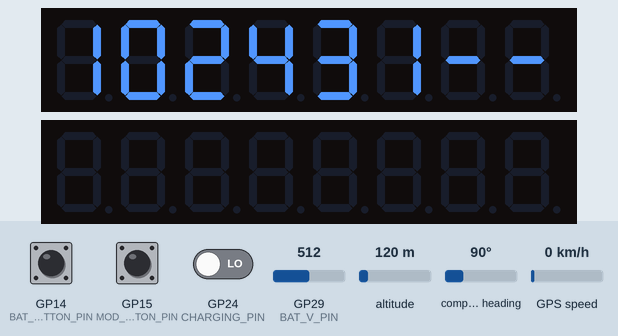
This program was run on a simulated Raspberry Pi Pico. Parts: 2 × 8-digit seven-segment display. Inputs (shaded band) come from the test bench; at power-on: GP14 (BAT_BUTTON_PIN) LOW, GP15 (MOD_BUTTON_PIN) LOW, GP24 (CHARGING_PIN) LOW, GP29 (BAT_V_PIN) = 512, altitude 120 m, compass heading 90°, GPS speed 0 km/h. The local clock reads 2024-03-15 10:24:30 at power-on unless the program sets it; the GPS gets a fix after 3 s at 37.7749, -122.4194 with 8 satellites.

Above: at 1.2 s.
1.3 s: GP14 (BAT_BUTTON_PIN) pulled HIGH for 0.15 s
At 3.1 s:
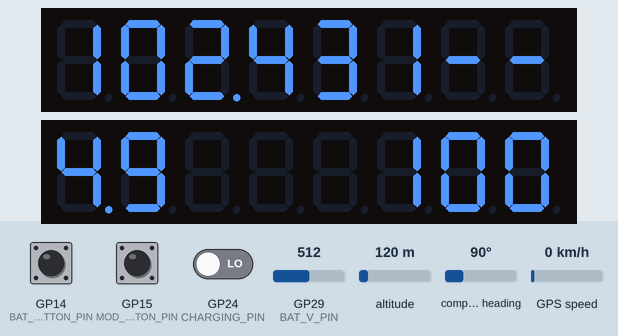
5.4 s: GP14 (BAT_BUTTON_PIN) pulled HIGH for 1 s
At 7.4 s:
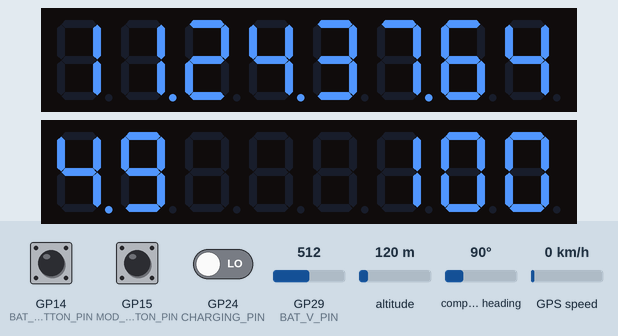
10.4 s: GP15 (MOD_BUTTON_PIN) pulled HIGH for 0.15 s
At 11.2 s:
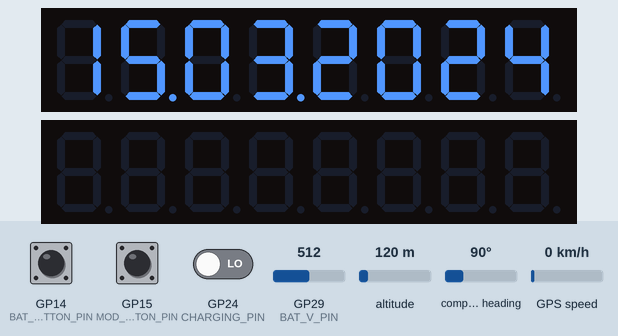
12.3 s: GP15 (MOD_BUTTON_PIN) pulled HIGH for 1 s
Timing chart, 0 to 15.3 s (numbered marks = the images above; inputs shaded):
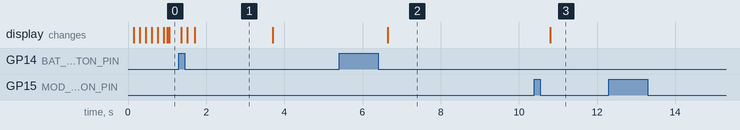

The program:

main.cpp
```cpp
#include <Arduino.h>
#include <TinyGPSPlus.h>
#include <SoftwareSerial.h>
#include <HardwareSerial.h>
#include <Wire.h>
#include "RTClib.h"

#include "config.h"
#include "MediumGPSPlus.h"
#include "LedControl.h"
#include "LEDDisplay.h"
#include "Button.h"
#include "battery_utils.h"
#include "button_handle_utils.h"
#include "sync_utils.h"
#include "state_types.h"

constexpr bool DEBUG = false;

RTC_DS3231 rtc;
MediumGPSPlus gps;
SoftwareSerial ss(RX_PIN, TX_PIN);
LEDDisplay display(CLK_PIN, CS_PIN, DIN_PIN, NUM_DEVICES);
Button batButton(BAT_BUTTON_PIN);
Button modButton(MOD_BUTTON_PIN);

void setup()
{
    Serial.begin(115200);

    Wire.setSDA(I2C_SDA);
    Wire.setSCL(I2C_SCL);
    Wire.begin();

    batButton.init();
    modButton.init();

    pinMode(BAT_V_PIN, INPUT);
    pinMode(CHARGING_PIN, INPUT);

    display.shutdown(0, false); // Turn off all digits in display

    while (!rtc.begin()) { display.showWord((char*)"HELP    "); }
}

void setup1() { ss.begin(9600); }

void loop()
{
    uint32_t millisNow;
    DateTime rtcTime;
    PreciseTime now;

    ChronoState chronograph;
    GPSSyncState gpsSync;

    Mode mode = Mode::TIME;

    while (true)
    {
        rtcTime = rtc.now();
        now.updateFromRTC(rtcTime);
        millisNow = millis();
        now.updatePrecise(millisNow);

        display.setIntensity(0, display.idxIntensity);
        display.loading = gpsSync.inProgress;
        display.showPreciseTime = gpsSync.synced;

        batButton.checkEvent();
        modButton.checkEvent();

        if (modButton.event == CLICK) { handleModButtonClick(&mode, &chronograph, now); }
        if (modButton.event == DOUBLE_CLICK) { mode = (mode == Mode::TIME) ? Mode::CHRONO : Mode::TIME; }
        if (modButton.event == HOLD || gpsSync.due) { gpsSync.handleSyncDue(millisNow); }

        if (batButton.event == CLICK) { handleBatButtonClick(display); }
        if (batButton.event == DOUBLE_CLICK) { display.iterateIntensity(); }
        if (batButton.event == HOLD) { chronograph.reset(); }

        gpsSync.due = (millisNow - gpsSync.millisAtLastSync) > MS_BETWEEN_SYNCS;
        if (gpsSync.inProgress) { handleSyncCore0(&rtc, &gpsSync, millisNow); }

        switch (mode)
        {
            case Mode::TIME:
                display.showTime(now);
                break;
            case Mode::CHRONO:
                if (chronograph.running) { chronograph.update(now); }
                display.showTime(chronograph.currentTime);
                break;
            case Mode::DATE:
                display.showDate(now);
                break;
            default:
                display.showWord((char*)"HELP    ");
                break;
        }
    }
}

void loop1() { handleSyncCore1(&ss, &gps); }
```

Button.h
```cpp
#pragma once
#include <Arduino.h>

constexpr uint32_t MS_DEBOUNCE = 20;   // Debounce (press) milliseconds
constexpr uint32_t MS_HOLD = 1000;     // Hold milliseconds
constexpr uint32_t MS_DCGAP = 250;     // Double click gap milliseconds
constexpr uint32_t MS_LONGHOLD = 3000; // Long hold milliseconds

class Button {
    public:
        /*!
            @brief Create button instance with pin number and set Arduino pinMode.
        */
        Button(int pin);

        /*!
            @brief Set Arduino pinMode.
        */
        void init();

        /*!
            @brief Check what kind of event is happening with the button.
        */
        void checkEvent();

        int event;

    private:
        int pin;

        bool state;   // value read from button
        bool prevState;  // buffered value of the button's previous state
        bool DCwaiting;  // whether we're waiting for a double click (down)
        bool DConUp;     // whether to register a double click on next release, or whether to wait and click
        bool singleOK;    // whether it's OK to do a single click
        long downTime;         // time the button was pressed down
        long upTime;           // time the button was released
        bool ignoreUp;   // whether to ignore the button release because the click+hold was triggered
        bool waitForUp;        // when held, whether to wait for the up event
        bool holdEventPast;    // whether or not the hold event happened already
        bool longHoldEventPast;// whether or not the long hold event happened already

};
```

LEDDisplay.h
```cpp
#pragma once
#include <LedControl.h>
#include <TinyGPSPlus.h>
#include <PreciseTime.h>

#define MS_SHOW 2000
#define MS_DP_SWITCH 150

class LEDDisplay: public LedControl {

    using LedControl::LedControl;

    public:
        /*!
            @brief Show time on LED display.
            @param dateTime precise time object
        */
        void showTime(PreciseTime dateTime);

        /*!
            @brief Show date on LED display.
            @param dateTime precise time object
        */
        void showDate(PreciseTime dateTime);

        /*!
            @brief Show voltage on LED display.
            @param voltage battery voltage
            @param SOC battery state-of-charge
        */
        void showBattery(float voltage, int SOC, int charging);

        /*!
            @brief Show 8 char string on LED display.
            *	'0','1','2','3','4','5','6','7','8','9','0',
            *  'A','b','c','d','E','F','H','L','P',
            *  '.','-','_',' '
            @param word "[word]" of 8 chars
        */
        void showWord(char word[8]);

        /*!
            @brief Iterate the intensity index
        */
        void iterateIntensity();

        unsigned int idxIntensity = 1;
        bool loading;
        bool showPreciseTime;

    private:
        int loadingIdx = 0;
        unsigned long tSinceDP;
        int DPTime[8] = {0, 0, 1, 0, 1, 0, 1, 0};
        int DPDate[8] = {0, 0, 0, 0, 1, 0, 1, 0};
        int intensities[3] = {1, 5, 15};
};
```

MediumGPSPlus.h
```cpp
#pragma once
#include <TinyGPSPlus.h>

class MediumGPSPlus: public TinyGPSPlus
{
    private:
        int offset;

    public:
        MediumGPSPlus();
        /*!
            @brief Basic check on validity (not 2080).
        */
        void validate();

        /*!
            @brief Calculate daylight savings offset.
        */
        void setOffset();

        /*!
            @brief Print time to serial monitor.
        */
        void printTime();

        /*!
            @brief Convert time into unix epoch in seconds.
        */
        uint32_t unixTime();
        int valid;
        uint32_t previousUnixTime = 0;
};
```

PreciseTime.h
```cpp
#pragma once
#include <RTClib.h>

class PreciseTime: public DateTime {
    using DateTime::DateTime;

    public:
        // Store time in array for easy iteration over digits
        uint8_t timeArr[8];
        uint8_t dateArr[8];
        uint8_t cs;

        // For counting the precise measurements
        uint8_t currentSec = 0;
        uint32_t millisAtSecChange;

        /*!
            @brief Count up the centiseconds so far into the second
        */
        void updatePrecise(uint32_t millisNow);

        /*!
            @brief Expand time into array of single digits.
        */
        void setTimeArr();

        /*!
            @brief Expand date into array of single digits.
        */
        void setDateArr();

        /*!
            @brief Copy time from RTC
        */
        void updateFromRTC(DateTime rtcTime);

        /*!
            @brief Print the time to the Serial monitor
        */
       void print();
};

extern const PreciseTime zeroTime;
```

battery_utils.h
```cpp
#pragma once
#define BAT_FULL 4.2f
#define BAT_EMPT 2.8f


/*!
    @brief Convert ADC reading into voltage.
    @param reading ADC reading (0-1023)
*/
float voltage(int reading);

/*!
    @brief Convert battery voltage into state-of-charge (SOC).
    @param voltage Battery voltage
*/
int SOC(float voltage);
```

button_handle_utils.h
```cpp
#pragma once
#include "config.h"
#include "LEDDisplay.h"
#include "battery_utils.h"
#include "state_types.h"
#include "PreciseTime.h"

/*!
    @brief Switches between time/date display, or passes on to chronograph handle.
    @param mode current clock mode
    @param chronograph chronograph state
    @param now PreciseTime instance for passing into chronograph
*/
void handleModButtonClick(Mode *mode, ChronoState *chronograph, PreciseTime now);

/*!
    @brief Calculate voltage and SOC and display.
    @param display LED display instance
*/
void handleBatButtonClick(LEDDisplay display);
```

state_types.h
```cpp
#pragma once
#include "PreciseTime.h"

struct ChronoState
{
    bool started = false;
    bool running = false;
    uint32_t spentPaused = 0;
    PreciseTime startTime = zeroTime;
    PreciseTime stopTime = zeroTime;
    PreciseTime currentTime = zeroTime;

    /*!
        @brief Handle the chronograph function on button click
        @param now current precise time
    */
    void handleClick(PreciseTime now);

    /*!
        @brief Set the states to start the chronograph
        @param now current precise time
    */
    void start(PreciseTime now);

    /*!
        @brief Update the chronograph time state using the current time
        @param now current precise time
    */
    void update(PreciseTime now);

    /*!
        @brief Reset all the chronograph states
    */
    void reset();
};

struct GPSSyncState
{
    bool due;
    bool inProgress = true;
    bool synced = false;
    bool firstSync = true;
    uint32_t millisAtLastSync;
    uint32_t millisAtSyncStart;
    uint32_t gpsUnixTime;

    /*!
        @brief Set states accordingly when sync is due or button pressed
        @param millisNow current milliseconds
    */
    void handleSyncDue(uint32_t millisNow);

    /*!
        @brief Set states accordingly when sync is successful
        @param millisNow current milliseconds
    */
    void setSynced(uint32_t millisNow);

    /*!
        @brief Set states accordingly when sync is unsuccessful
        @param millisNow current milliseconds
    */
    void setUnsynced(uint32_t millisNow);
};

enum class Mode
{
    TIME,
    DATE,
    CHRONO
};

enum ButtonEvent
{
    CLICK = 1,
    DOUBLE_CLICK = 2,
    HOLD = 3
};
```

sync_utils.h
```cpp
#include "state_types.h"
#include "config.h"

#include "MediumGPSPlus.h"
#include "SoftwareSerial.h"

/*!
    @brief Core 0 side of GPS sync handling
    @param rtc RTC instance
    @param gpsSync GPS sync state
    @param millisNow milliseconds now
*/
void handleSyncCore0(RTC_DS3231 *rtc, GPSSyncState *gpsSync, uint32_t millisNow);

/*!
    @brief Core 1 side of GPS sync handling
    @param ss Software Serial instance
    @param gps MediumGPSPlus instance
*/
void handleSyncCore1(SoftwareSerial *ss, MediumGPSPlus *gps);
```

Button.cpp
```cpp
#include <Button.h>
#include <Arduino.h>

Button::Button(int pin)
{
    this->pin = pin;
}

void Button::init()
{
    pinMode(pin, INPUT);

    state = HIGH;
    prevState = HIGH;
    DCwaiting = false;
    DConUp = false;
    singleOK = true;
    downTime = -1;
    upTime = -1;
    ignoreUp = false;
    waitForUp = false;
    holdEventPast = false;
    longHoldEventPast = false;

}

void Button::checkEvent()
{

    event = 0;
    state = digitalRead(pin);

    // Button pressed down
    if (state == HIGH && prevState == LOW && (millis() - upTime) > MS_DEBOUNCE)
    {
        downTime = millis();
        ignoreUp = false;
        waitForUp = false;
        singleOK = true;
        holdEventPast = false;
        longHoldEventPast = false;
        if ((millis()-upTime) < MS_DCGAP && DConUp == false && DCwaiting == true)  { DConUp = true; }
        else { DConUp = false; }
        DCwaiting = false;
    }
    // Button released
    else if (state == LOW && prevState == HIGH && (millis() - downTime) > MS_DEBOUNCE)
    {
        if (!ignoreUp)
        {
            upTime = millis();
            if (DConUp == false) { DCwaiting = true; }
            else
            {
                event = 2;
                DConUp = false;
                DCwaiting = false;
                singleOK = false;
            }
        }
    }
    // Test for normal click event: MS_DCGAP expired
    if (state == LOW && (millis()-upTime) >= MS_DCGAP && DCwaiting == true && DConUp == false && singleOK == true && event != 2)
    {
        event = 1;
        DCwaiting = false;
    }
    // Test for hold
    if (state == HIGH && (millis() - downTime) >= MS_HOLD) {
        // Trigger "normal" hold
        if (!holdEventPast)
        {
            event = 3;
            waitForUp = true;
            ignoreUp = true;
            DConUp = false;
            DCwaiting = false;
            //downTime = millis();
            holdEventPast = true;
        }
        // Trigger "long" hold
        if ((millis() - downTime) >= MS_LONGHOLD)
        {
            if (!longHoldEventPast)
            {
                event = 4;
                longHoldEventPast = true;
            }
        }
    }
    prevState = state;
}
```

LEDDisplay.cpp
```cpp
#include <LEDDisplay.h>

void LEDDisplay::showTime(PreciseTime dateTime)
{
    int digitEnd = 0;
    if (!showPreciseTime) // Hide precise display if not synced
    {
        setChar(0, 0, '-', false);
        setChar(0, 1, '-', false);
        digitEnd = 2;
    }

    for (int i = sizeof(dateTime.timeArr) - 1; i >= digitEnd; i--)
    {
        if (loading)
        {
            setDigit(0, i, (byte)dateTime.timeArr[i], loadingIdx == i ? true : false);

            if (millis() - tSinceDP > MS_DP_SWITCH)
            {
                if (loadingIdx == 0) { loadingIdx = 7; }
                else { loadingIdx--; }
                tSinceDP = millis();
            }
        }
        else
        {
            setDigit(0, i, (byte)dateTime.timeArr[i], DPTime[i]);
        }
    }
}

void LEDDisplay::showDate(PreciseTime dateTime)
{
    for (int i = sizeof(dateTime.dateArr) - 1; i >= 0; i--)
    {
        setDigit(0, i, (byte)dateTime.dateArr[i], DPDate[i]);
    }
}

void LEDDisplay::showBattery(float voltage, int SOC, int charging)
{
    clearDisplay(0);

    // Separate across decimal point
    int vInt = (int)voltage;
    int vDec = (int)((voltage - vInt) * 10);

    int mod = -1;
    int i = 0;

    // Extract digits: check if SOC > 0, perform the modulo, and then divide by 10
    for (; SOC > 0; SOC /= 10, i++)
    {
        mod = SOC % 10;
        setDigit(0, i, (byte)mod, false);
    }

    // Display voltage on left
    setDigit(0, 7, (byte)vInt, true);
    setDigit(0, 6, (byte)vDec, false);

    if (charging)
    {
        for (int j = 5; j >= i-1; j--)
        {
            delay(MS_SHOW / (7-i));
            setChar(0, j, '-', false);
        }

    }
    else { delay(MS_SHOW); }
}

void LEDDisplay::showWord(char word[8])
{
    // if (sizeof(word) > 8) { return; }

    for (int i = 7; i >= 0; i--) {
        setChar(0, i, word[7-i], false);
    }
}

void LEDDisplay::iterateIntensity()
{
    if (idxIntensity == 2) { idxIntensity = 0; }
    else { idxIntensity++; }

    // setIntensity(0, intensities[idxIntensity]);
}
```

MediumGPSPlus.cpp
```cpp
#include <MediumGPSPlus.h>

MediumGPSPlus::MediumGPSPlus()
{
    valid = 0;
    offset = 0;
}

void MediumGPSPlus::printTime()
{

    Serial.print(F("  Date/Time: "));

    if (true)
    {
        Serial.print(date.day());
        Serial.print(F("/"));
        Serial.print(date.month());
        Serial.print(F("/"));
        Serial.print(date.year());
        Serial.print(F(" "));
        if (time.hour() + offset < 10) Serial.print(F("0"));
        Serial.print(time.hour() + offset);
        Serial.print(F(":"));
        if (time.minute() < 10) Serial.print(F("0"));
        Serial.print(time.minute());
        Serial.print(F(":"));
        if (time.second() < 10) Serial.print(F("0"));
        Serial.print(time.second());
        Serial.print(F("."));
        if (time.centisecond() < 10) Serial.print(F("0"));
        Serial.print(time.centisecond());
    }
    else
    {
        Serial.print(F("0/0/0000 00:00:00.00"));
    }

    Serial.println();
}

void MediumGPSPlus::validate()
{
    // Date comes through as 2080 prematurely
    // Janky
    if (date.isValid() && date.year() < 2080)
    {
        // digitalWrite(LED_BUILTIN, HIGH);
        valid = 1;
    }
    else
    {
        // digitalWrite(LED_BUILTIN, LOW);
        valid = 0;
    }
}

void MediumGPSPlus::setOffset()
{
    if (valid)
    {
        int y = date.year() - 2000;
        int x = (y + y/4 + 2) % 7; // remainder will identify which day of month

        // ************* Begins on first Sunday of Mar @ 1:00 AM ************
        if (date.month() == 3 && date.day() == (14 - x) && time.hour() >= 2)
        {
            offset = 1;
        }
        if (date.month() == 3 && date.day() > (14 - x) || date.month() > 3)
        {
            offset = 1;
        }
        // ************* Ends on last Sunday of Oct @ 2:00 AM ************
        if (date.month() == 10 && date.day() == (31 - x) && time.hour() >= 2)
        {
            offset = 0;
        }

        if (date.month() == 10 && date.day() > (31 - x) || date.month() > 10 || date.month() < 3)
        {
            offset = 0;
        }
    }
    else
    {
        offset = 0;
    }

}

uint32_t MediumGPSPlus::unixTime()
{
    int year = date.year();       // e.g. 2025
    int month = date.month();     // 1-12
    int day = date.day();         // 1-31
    int hour = time.hour();       // 0-23
    int minute = time.minute();   // 0-59
    int second = time.second();   // 0-59

    // Days since 1970/01/01 using Zeller's Congruence (basic version)
    const int days_in_month[] = {31,28,31,30,31,30,31,31,30,31,30,31};
    unsigned long days = 0;

    for (int y = 1970; y < year; y++)
    {
        days += (y % 4 == 0 && (y % 100 != 0 || y % 400 == 0)) ? 366 : 365;
    }

    for (int m = 1; m < month; m++)
    {
        days += days_in_month[m - 1];
        if (m == 2 && (year % 4 == 0 && (year % 100 != 0 || year % 400 == 0)))
        {
            days += 1; // leap year February
        }
    }

    days += day - 1; // current day

    uint32_t totalSeconds =
        days * 86400UL +
        (hour+offset) * 3600UL +
        minute * 60UL +
        second;

    return totalSeconds;
}
```

battery_utils.cpp
```cpp
#include <battery_utils.h>

float voltage(int reading)
{
    return reading * 3.0f * (3.3f / 1024.0f);
}

int SOC(float voltage)
{
    int SOC =  100 * ((voltage - BAT_EMPT) / (BAT_FULL - BAT_EMPT));

    if (SOC > 100) { return 100; }
    return SOC;
}
```

Source omitted: PreciseTime.cpp (2525 bytes), button_handle.utils.cpp (625 bytes), state_types.cpp (1160 bytes), sync_utils.cpp (1994 bytes), config.h (670 bytes)

Measured:
- after the input at 1.3 s, the display: first differs from a run without the input after 0.40 s (image 1)
- after the input at 5.4 s, the display: changes after 1.3 s (image 2)
- after the input at 10.4 s, the display: changes after 0.40 s (image 3)
- after the input at 12.3 s, every drawn part: stays the same
- what the display in image 1 shows lasts 2.0 s, from 1.7 s to 3.7 s
